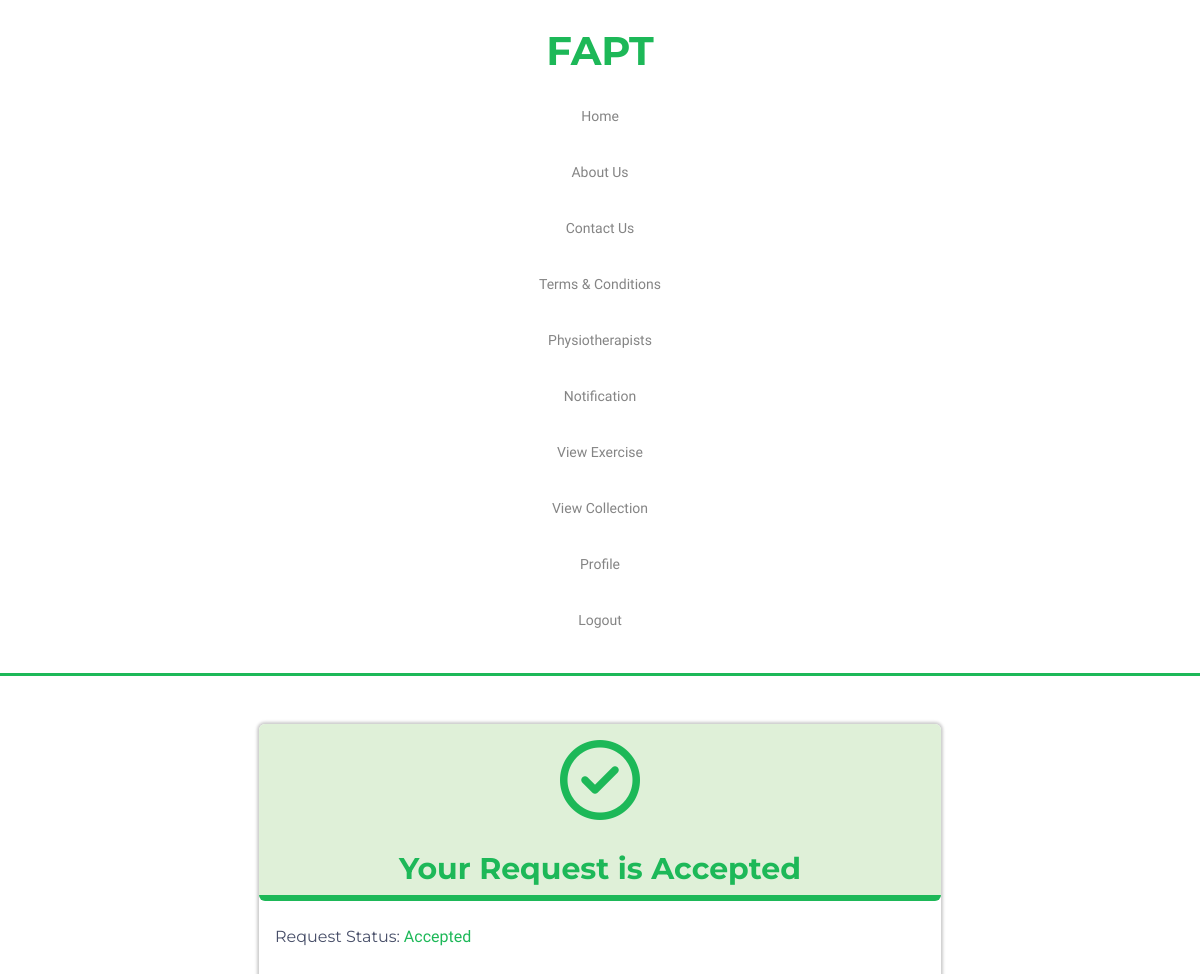
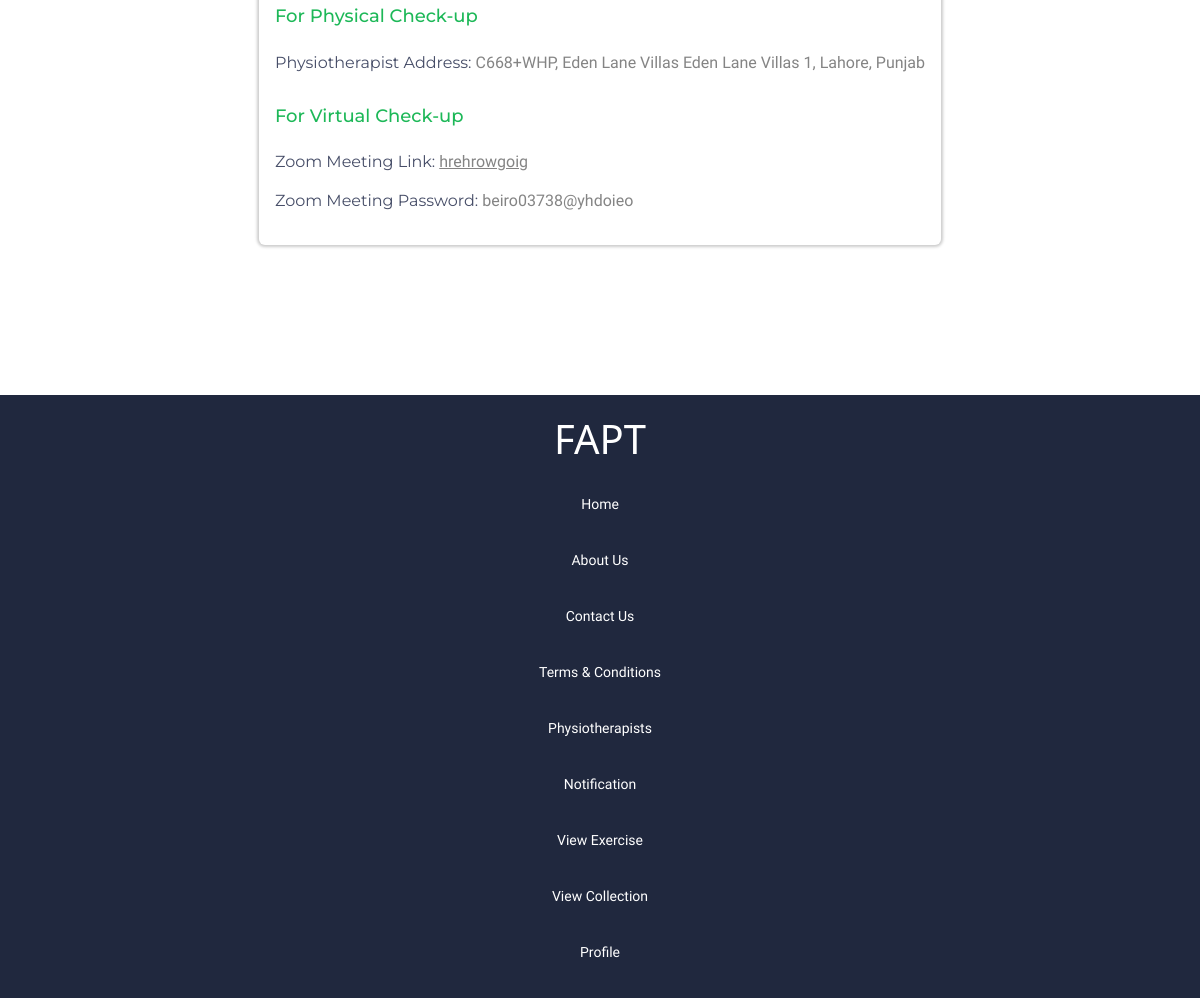
Screenshot of /UserPanel/response.php?view=40 (signed in) with the database file from the repository (2 pictures, top to bottom).
### tables this page shows
CREATE TABLE `meeting` (
  `Meetiind_id` int(11) NOT NULL,
  `Request_id` int(11) NOT NULL,
  `Patient_id` int(11) NOT NULL,
  `Physio_id` int(11) NOT NULL,
  `Slot_id` int(11) NOT NULL,
  `Slot_date` varchar(255) NOT NULL,
  `Slot_time` varchar(255) NOT NULL,
  `Patient_name` varchar(255) NOT NULL,
  `Patient_phone` varchar(255) NOT NULL,
  `Physio_name` varchar(255) NOT NULL,
  `Physio_phone` varchar(255) NOT NULL,
  `Physio_address` varchar(255) NOT NULL,
  `Virtual_address` varchar(255) NOT NULL,
  `Virtual_password` varchar(255) NOT NULL,
  `Patient_rate` int(2) NOT NULL,
  `Physio_rate` int(2) NOT NULL
);

### UserPanel/response.php (the view, shortened to what this page needs)
<!DOCTYPE html>
<html lang="en">
<head>
    <link href="https://cdn.jsdelivr.net/npm/bootstrap@5.2.0/dist/css/bootstrap.min.css" rel="stylesheet">
    <link rel="stylesheet" href="./patientStyle/patient.css">
</head>
<body>
    <nav>
        <div class="container">
            <div class="row">
                <div class="col-12 col-xxl-2">
                    <div class="navigation-logo text-center text-xxl-start">
                        <h1 class="logo">FAPT</h1>
                    </div>
                </div>
                <div class="col-12 col-xxl-10">
                    <div class="nav-select">
                        <div class="navigation-menu text-center text-xxl-center mt-xl-2 mt-0">
                            <a href="./home.php">Home</a>
                            <a href="./about-us.php">About Us</a>
                            <a href="./contact-us.php">Contact Us</a>
                            <a href="./termsandconditions.php">Terms & Conditions</a>
                            <a href="./physiotherapist-view.php">Physiotherapists</a>
                            <a href="./notification-view.php">Notification</a>
                            <a href="./patient-view-exercise.php">View Exercise</a>
                            <a href="./patient-view-collection.php">View Collection</a>
                            <a href="./patient-profile.php">Profile</a>
                            <a href="./logout.php">Logout</a>
                        </div>
                    </div>
                </div>
            </div>
        </div>
    </nav>
    <?php
        include("../db/conn.php");
        $responseID = $_GET['view'];
        $viewCheck = mysqli_query($con, "SELECT * FROM `request-response` WHERE
        `Response_id` = '$responseID'");
        $fetchResponse = mysqli_fetch_array($viewCheck);
        $requestID = $fetchResponse['Request_id'];
        $patientID = $fetchResponse['Patient_id'];
        $physioID = $fetchResponse['Physio_id'];
        $slotID = $fetchResponse['Slot_id'];
        $success = "Your Request is Accepted";
        $viewMeeting = mysqli_query($con, "SELECT * FROM `meeting` WHERE `Patient_id` = '$patientID' AND
        `Request_id` = '$requestID' AND `Physio_id` = '$physioID' AND `Slot_id` = '$slotID'");
        $fetchMeeting = mysqli_fetch_array($viewMeeting);
    ?>
    <section class="response mt-5">
        <div class="container">
            <div class="row">
                <?php if($fetchResponse['Request_status'] === 'Accepted'): ?>
                <div class="main-head">
                <div class="main-success pb-3">
                    <div class="success-logo text-center ps-3 pe-3">
                        <i class="fa-regular fa-circle-check mt-3"></i>
                        <h2 class="check-head mt-3"><?php echo $success; ?></h2>
                    </div>
                    <div class="success-content mt-4">
                        <div class="ps-3 pe-3 response-content">
                            <label for="" class= "response-asset">Request Status: </label><p class="response-status ms-1"><?php echo $fetchResponse['Request_status']; ?></p>
                        </div>
                        <h2 class="ps-3 pe-3 forPhysical">For Physical Check-up</h2>
                        <div class="response-content ps-3 pe-3">
                            <label for="" class = "response-asset">Physiotherapist Address: </label><p class="response-answer ms-1"><?php echo $fetchMeeting['Physio_address']; ?></p>
                        </div>
                        <h2 class="forVirtual ps-3 pe-3">For Virtual Check-up</h2>
                        <div class="response-content ps-3 pe-3">
                            <label for="" class="response-asset">Zoom Meeting Link: </label><a href="<?php echo $fetchMeeting['Virtual_address']; ?>" class="response-answer ms-1" target="_blank"><?php echo $fetchMeeting['Virtual_address']; ?></a>
                        </div>
                        <div class="response-content ps-3 pe-3">
                            <label for="" class="response-asset">Zoom Meeting Password: </label><p class="response-answer ms-1"><?php echo $fetchMeeting['Virtual_password']; ?></p>
                        </div>
                    </div>
                </div>
                </div>
                <?php endif ?>
            </div>
        </div>
    </section>
    <footer class="footer">
        <div class="container">
            <div class="row">
                <div class="col-12 col-xxl-2">
                    <div class="footer-navigation-logo text-center text-xxl-start">
                        <h1 class="footer-logo">FAPT</h1>
                    </div>
                </div>
                <div class="col-12 col-xxl-10">
                    <div class="footer-nav-select">
                        <div class="footer-navigation-menu text-center text-xxl-center mt-xl-2 mt-0">
                            <a href="./home.php">Home</a>
                            <a href="./about-us.php">About Us</a>
                            <a href="./contact-us.php">Contact Us</a>
                            <a href="./termsandconditions.php">Terms & Conditions</a>
                            <a href="./physiotherapist-view.php">Physiotherapists</a>
                            <a href="./notification-view.php">Notification</a>
                            <a href="./patient-view-exercise.php">View Exercise</a>
                            <a href="./patient-view-collection.php">View Collection</a>
                            <a href="./patient-profile.php">Profile</a>
                        </div>
                    </div>
                </div>
            </div>
        </div>
    </footer>
</body>
</html>

### UserPanel/patientStyle/patient.css (style rules this page uses)
nav { padding: 27px 0px; background-color: white; border-bottom: 3px solid rgb(29, 184, 88); }
nav .navigation-logo .logo { font-size: 40px; font-weight: bold; color: rgb(29, 184, 88); font-family: 'Montserrat', sans-serif; }
nav .navigation-menu a { font-size: 14px; padding: 15px 10px; text-decoration: none; font-family: 'Work Sans', sans-serif; color: #6d6c6cd6; }
@media (max-width: 1200px) { nav .navigation-menu { display: flex; flex-direction: column; gap: 5px; } }
p { color: #6d6c6cd6; font-family: 'Work Sans', sans-serif; font-size: 16px; }

### UserPanel/response.php (style rules this page uses)
.footer-navigation-menu a { font-size: 14px; padding: 15px 10px; text-decoration: none; font-family: 'Work Sans', sans-serif; color: #fff; }
.footer { position: absolute; margin:80px 0px; width:100%; padding:20px 0px; background: #20283E; }
.footer-logo { color:white; }
@media (max-width: 1214px) { .footer { margin-top: 150px; } }
@media (max-width: 1200px) { .footer .footer-navigation-menu { display: flex; flex-direction: column; gap: 5px; } }
.main-head { display:flex; flex-direction:column; align-items:center; }
.main-success { border-radius:6px; box-shadow:0 0 3px 2px #ccc; display:flex; flex-direction:column; justify-content:center; }
.success-logo { background:#dff0d8; gap:15px; display:flex; justify-content:center; align-item:center; flex-direction:column; border-bottom:6px solid rgb(29,184,88); border-radius:6px; }
.fa-circle-check { font-size:80px; color:rgb(29,184,88); text-align:center; }
.check-head { font-weight:bold; font-size:30px; font-family:'Montserrat', sans-serif; color:rgb(29,184,88); }
.success-content { display:flex; flex-direction:column; gap:15px; }
.response-content { display:flex; }
.response-asset { color: #474e68; font-family:'Montserrat', sans-serif; font-size:16px; }
.response-status { color: rgb(29,184,88); font-size:16px; font-family:'Work Sans', sans-serif; }
.forPhysical, .forVirtual { color: rgb(29,184,88); font-size:18px; font-family:'Montserrat', sans-serif; }
.response-answer { color: #6d6c6cd6; font-size:16px; font-family:'Work Sans', sans-serif; }

### rows the page displays
request-response: Request_status "Accepted"
meeting: Physio_address "C668+WHP, Eden Lane Villas Eden Lane Villas 1, Lahore, Punjab", Virtual_address "hrehrowgoig", Virtual_password "beiro03738@yhdoieo"

### other values shown
$success "Your Request is Accepted"
